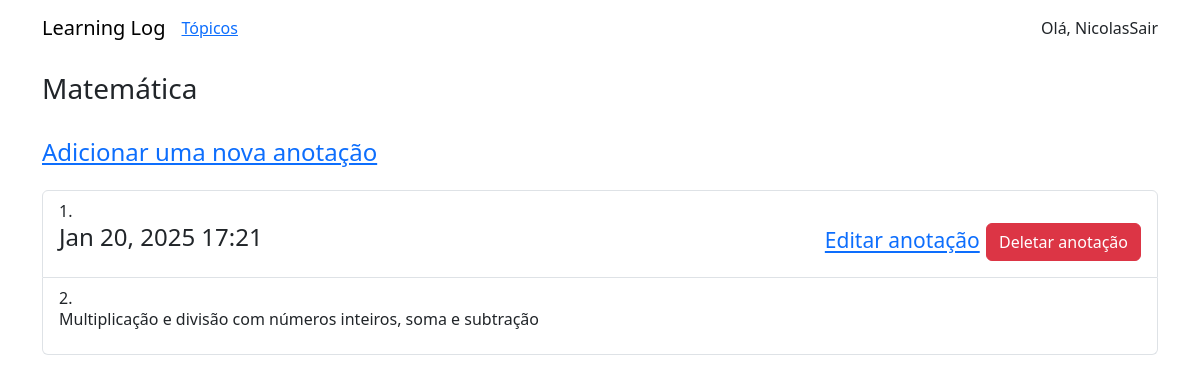
The page /topics/9/ (signed in) on the database its author committed.
### learning_logs/models.py (models this page shows, shortened)
class Topic(models.Model):
    text = models.CharField(max_length=200)
    date_added = models.DateTimeField(auto_now_add=True)
    owner = models.ForeignKey(User, on_delete=models.CASCADE)
    def __str__(self):
        return self.text

class Entry(models.Model):
    topic = models.ForeignKey(Topic, on_delete=models.CASCADE)
    text = models.TextField()
    date_added = models.DateTimeField(auto_now_add=True)
    class Meta:
        verbose_name_plural = "entries" # ajustar o plurar da palavra entry

### learning_logs/views.py (the view)
# urls.py: path("topics/<topic_id>/", views.topic, name="topic"),
@login_required
def topic(request,topic_id):
    topic = Topic.objects.get(id = topic_id)
    if topic.owner != request.user:
        raise Http404
    entries = topic.entry_set.order_by("-date_added")
    context = {"topic": topic, "entries": entries}
    return render(request, "learning_logs/topic.html", context)

### learning_logs/templates/learning_logs/topic.html (shortened to what this page needs)
<!DOCTYPE html>
<html lang="pt-br">
<head>
</head>
<body>
    {% extends "learning_logs/base.html" %}
    {%block header%}
    <h3>{{topic}}</h3>
    <br>
    {% endblock header%}
    {%block content%}
    {% load bootstrap5 %}
    {% bootstrap_css %}
    <h4 class="mb-4"><a href="{% url 'new_entry' topic.id %}">Adicionar uma nova anotação</a></h4>
    {%for entry in entries%}
    <div class="list-group list-group-numbered">
        <div class="list-group-item">
            <div class="d-flex justify-content-between">
                <h4 class="">{{entry.date_added | date:'M d, Y H:i'}}
                    <h4 class="">
                        <small class=""><a href="{% url 'edit_entry' entry.id %}">Editar
                                anotação</a></small>
                        <button type="button" class="btn btn-danger" data-bs-toggle="modal"
                            data-bs-target="#confirmDeleteModal"
                            onclick="setDeleteFormAction('{% url 'delete_entry' entry.id %}')">
                            Deletar anotação
                        </button>
                    </h4>
                </h4>
            </div>
        </div>
        <div class="list-group-item mb-4">
            <h6>{{entry.text | linebreaks}}</h6>
        </div>
    </div>
    {%empty%}
    Não há registros.
    {%endfor%}
    {%endblock content%}

### learning_logs/templates/learning_logs/base.html (shortened to what this page needs)
<!DOCTYPE html>
<html lang="pt-br">
<head>
    {% load bootstrap5 %}
    {% bootstrap_css %}
</head>
<body>
    <nav class="navbar navbar-expand-lg mb-3">
        <div class="container">
            <a class="navbar-brand" href="{% url 'index' %}">Learning Log</a>
            <div class="navbar">
                <a href="{% url 'topics' %}">Tópicos</a>
            </div>
            <div class="collapse navbar-collapse justify-content-end" id="navbar">
                <div class="navbar">
                    {% if user.is_authenticated %}
                    <a class="nav-link">Olá, {{user.username}}</a>
                    <a class="nav-link" href="{% url 'logout' %}">Sair</a>
                    {% else %}
                    <a class="nav-link" href="{% url 'register' %}">Registrar</a>
                    <a class="nav-link" href="{% url 'login' %}">Entrar</a>
                    {% endif %}
                </div>
            </div>
        </div>
    </nav>
    <div class="container">
        <div class="page-header">
            <div>{% block header %}{% endblock header %}</div>
        </div>
        <div>{% block content %}{% endblock content%}</div>
    </div>
</body>
</html>

### rows shown on the page
Topic: text "Matemática"
Entry: date_added "Jan 20, 2025 17:21", text "Multiplicação e divisão com números inteiros, soma e subtração"

### other values the page prints
{{ user.username }} "Nicolas"
